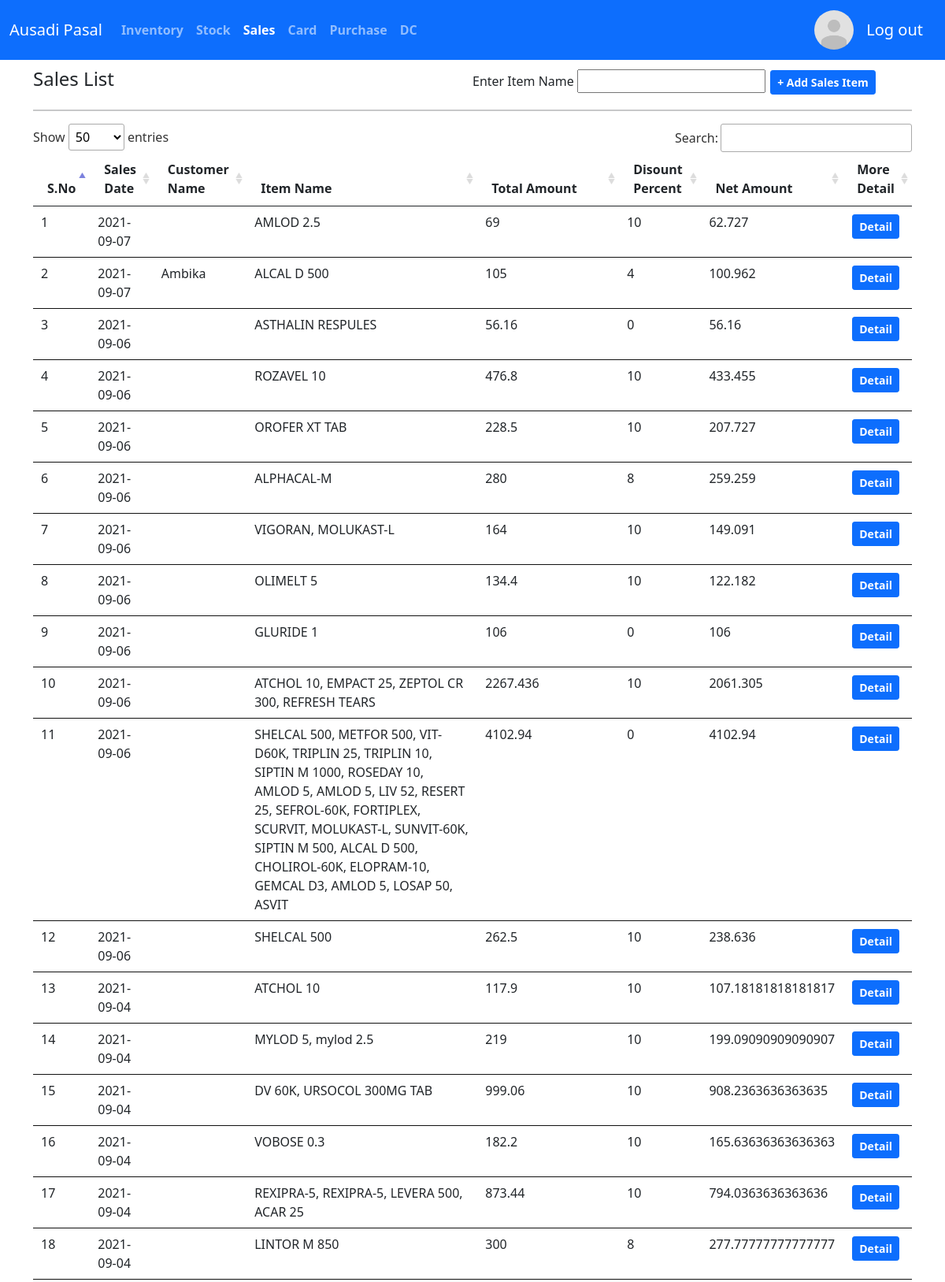
Page /sales.php (signed in, upper part) on the committed database.
### tables this page shows
CREATE TABLE `card_processed_sale` (
  `id` int(10) NOT NULL,
  `all_sales_item_id` varchar(225) NOT NULL,
  `total_amo` double NOT NULL,
  `disount_percent` int(10) NOT NULL,
  `total_net_amo` double NOT NULL,
  `process_date` datetime NOT NULL DEFAULT current_timestamp(),
  `customer_name` varchar(225) NOT NULL
);

CREATE TABLE `sales` (
  `id` int(11) NOT NULL,
  `inv_id` int(11) NOT NULL,
  `ph_id` int(11) NOT NULL,
  `qyt` int(11) NOT NULL,
  `mrp` double NOT NULL,
  `total_mrp` double NOT NULL,
  `item_name` varchar(225) NOT NULL,
  `card` int(11) NOT NULL COMMENT 'card(1):added to card, card(0):sales process done and add to card_process_sale table, card(2):sales cancel',
  `sales_date` datetime NOT NULL DEFAULT current_timestamp()
);

### db/connection.php (called while the page is built, shortened)
  <?php
  class database{
    protected function connect(){
      $this->host='localhost';
      $this->dbusername='root';
      $this->dbpassword='';
      $this->dbname='ausadipasal';
      $conn = new mysqli($this->host, $this->dbusername, $this->dbpassword);
      $sql = "CREATE DATABASE IF NOT EXISTS ".$this->dbname;
      if ($conn->query($sql) === TRUE) {
        $con=new mysqli($this->host,$this->dbusername,$this->dbpassword,$this->dbname);
        if ($con->connect_error) {
          die("DB Connection failed: " . $con->connect_error);
        }else{ return $con;}
      }else{
        $con=new mysqli($this->host,$this->dbusername,$this->dbpassword,$this->dbname);
        return $con;
      }
    }
  }
?>

### db/database.php (called while the page is built, shortened)
<?php
require "connection.php";
class query extends database{
        public function getData($table){
          $sql="SELECT * FROM $table ORDER BY id DESC";
          $result=$this->connect()->query($sql);
          if ($result->num_rows>0) {
            $arr=array();
            while($row=$result->fetch_assoc()){
              $arr[]=$row;
            }
            return $arr;
          }else{
            return 0;
          }
        }
      }
      class SalesItem extends database{
        public function getSalesDataCard0($id){
          $sql="SELECT * FROM sales WHERE id='$id' AND card='0' ";
          $result=$this->connect()->query($sql);
          if ($result->num_rows>0) {
            $arr=array();
            while($row=$result->fetch_assoc()){
              $arr=$row;
            }
            return $arr;
          }else{
            return 0;
          }
        }
      }
?>

### sales.php (the view, shortened to what this page needs)
<?php
include "db/database.php";
$obj = new query();
$obj2 = new SalesItem();
$result_itemName=0;
$SalesList='Sales List';
?>
<!DOCTYPE html>
<html>
<head>
  <link rel="stylesheet" type="text/css" href="assets/css/footer.css">
  <link rel="stylesheet" type="text/css" href="assets/css/sales.css">
  <link href="assets/css/bootstrap.min.css" rel="stylesheet">
  <link rel="stylesheet" type="text/css" href="assets/css/dataTables.min.css">
</head>
<body>
  <nav class="navbar navbar-expand-sm navbar-dark bg-primary" aria-label="Third navbar example">
    <div class="container-fluid">
      <a class="navbar-brand" href="home.php">Ausadi Pasal</a>
      <div class="collapse navbar-collapse" id="navbarsExample03">
        <ul class="navbar-nav me-auto mb-2 mb-sm-0">
          <li class="nav-item">
            <a class="nav-link " aria-current="page" href="inventory.php"><strong>Inventory</strong></a>
          </li>
          <li class="nav-item">
            <a class="nav-link" aria-current="page" href="stock.php"><strong>Stock</strong></a>
          </li>
          <li class="nav-item">
            <a class="nav-link active" href="sales.php"><strong>Sales</strong></a>
          </li>
          <li class="nav-item">
            <a class="nav-link " href="Card.php"><strong>Card</strong></a>
          </li>
          <li class="nav-item">
            <a class="nav-link " href="purchase.php" ><strong>Purchase</strong></a>
          </li>
          <li class="nav-item">
            <a class="nav-link" href="dc/index.php"><strong>DC</strong></a>
          </li>
        </ul>
      </div>
      <a class="navbar-brand" href="user/index.php">  <img  class="profile-img" src="assets/img/avatar_2x.png" alt="user"> </a>
      <a class="navbar-brand" href="db/logout.php"> Log out </a>
    </div>
  </nav>
  <div id="main">
    <section>
      <div class="container">
        <div class="flex-container">
          <div class="itemflex">
            <h4><?php
                if ($SalesList=='Record Cannot be found') {
                 echo "<spam style='color:red;font-weight:bold'>".$SalesList."</spam>";
              }else{
                 echo $SalesList;
              }
             ?></h4>
          </div>
          <div class="itemflex">
            <form action="sales.php" method="POST"  autocomplete="off">
              <label>Enter Item Name</label>
              <input list="itemNameList" name="itemName" id="itemName" type='text' required>
              <button type="submit" class='btn btn-sm btn-primary'>
                <strong>+ Add Sales Item</strong>
              </button>
            </form>
          </div>
        </div>
        <hr style="height: 2px;">
        <div>
         <?php
         $sno=0;
         if ($result_itemName){
          echo "
          <table class='table' id='myTable'>
          <thead>
          <tr>
          <th>S.No</th>
          <th>Entry Date</th>
          <th>Bill No</th>
          <th>Code</th>
          <th>Items</th>
          <th>Batch No</th>
          <th>Exp Date</th>
          <th>MRP</th>
          <th>QYT</th>
          <th>Action</th>
          </tr>
          </thead>
          <tbody>";
          foreach($result_itemName as $rows=>$row){
            $sno=$sno+1;
            $iddd=$row['id'].'/'.$row['inv_id'];
             $cardQYTarr=$obj2->getCardQyt($row['id']);
             $cardQYT=0;
            if($cardQYTarr){
              foreach ($cardQYTarr as $key => $value) {
                $cardQYT=$cardQYT+$value;
              }
              $iddd=$iddd.'-'.$cardQYT;
            }
            echo "<tr>
            <td>".$sno."</td>
            <td>".$row['date']."</td>
            <td>".$row['bill_no']."</td>
            <td>".$row['code']."</td>
            <td>".$row['item_name']."</td>
            <td>".$row['batch_no']."</td>
            <td>".$row['expire_date']."</td>
            <td>".$row['mrp']."</td>
            <td>".$row['qyt']."</td>
            <td>
            <button class='sales btn btn-sm btn-primary' id=".$iddd.">Select </button>
            </td>
            </tr>";
          }
          echo"</tbody>
          </table>
          ";
        }else{
          echo "
          <table class='table' id='myTable'>
          <thead>
          <tr>
          <th>S.No</th>
          <th>Sales Date</th>
          <th>Customer Name</th>
          <th>Item Name</th>
          <th>Total Amount</th>
          <th>Disount Percent</th>
          <th>Net Amount</th>
          <th>More Detail</th>
          </tr>
          </thead>
          <tbody>
          ";
          $result=$obj->getData('card_processed_sale');
          $sno=0;
          if ($result) {
            foreach($result as $rows=>$row){
              $sno=$sno+1;
              $arr_sales_id = explode(",",$row['all_sales_item_id']);
              $sales_item_name='';
              foreach($arr_sales_id as $key=>$value){
                $sales_data=$obj2->getSalesDataCard0($value);
                if ($sales_data) {
                  if ($sales_item_name=='') {
                    $sales_item_name=$sales_data['item_name'];
                  }else{
                    $sales_item_name=$sales_item_name.",   ";
                    $sales_item_name=$sales_item_name.$sales_data['item_name'];
                  }
                }
              }
              echo "<tr>
              <td id='sno'>".$sno."</td>
              <td>".explode(" ",$row['process_date'])[0]."</td>
              <td>".$row['customer_name']."</td>
              <td>".$sales_item_name."</td>
              <td>".$row['total_amo']."</td>
              <td>".$row['disount_percent']."</td>
              <td>".$row['total_net_amo']."</td>
              <td>
              <button class='btn btn-sm btn-primary' id='details'> <strong value='".$sno."'> Detail <strong></button>
              </td>
              </tr>";
            }
          }
          echo"
          </tbody>
          </table>
          ";
        }
        ?>
      </div>
   </div>
 </section>
</div>
</body>
</html>

### assets/css/footer.css (style rules this page uses)
html,body { height: 100%; bottom: 0; }
#main { display: flex; flex-direction: column; min-height: 97%; }
.flex-container { display: flex; margin-top: 10px; align-items: center; }
.itemflex { width: 50%; }
hr { height: 2px; }
.profile-img { width: 50px; height: 50px; border-radius: 50%; }
.btn { margin: 2px; }

### rows in the picture
card_processed_sale: process_date "2021-09-07", sales.item_name "AMLOD 2.5", total_amo "69", disount_percent "10", total_net_amo "62.727"
card_processed_sale: process_date "2021-09-07", customer_name "Ambika", sales.item_name "ALCAL D 500", total_amo "105", disount_percent "4", total_net_amo "100.962"
card_processed_sale: process_date "2021-09-06", sales.item_name "ASTHALIN RESPULES", total_amo "56.16", disount_percent "0", total_net_amo "56.16"
card_processed_sale: process_date "2021-09-06", sales.item_name "ROZAVEL 10", total_amo "476.8", disount_percent "10", total_net_amo "433.455"
card_processed_sale: process_date "2021-09-06", sales.item_name "OROFER XT TAB", total_amo "228.5", disount_percent "10", total_net_amo "207.727"
card_processed_sale: process_date "2021-09-06", sales.item_name "ALPHACAL-M", total_amo "280", disount_percent "8", total_net_amo "259.259"
card_processed_sale: process_date "2021-09-06", sales_item_name "VIGORAN, MOLUKAST-L", total_amo "164", disount_percent "10", total_net_amo "149.091"
card_processed_sale: process_date "2021-09-06", sales.item_name "OLIMELT 5", total_amo "134.4", disount_percent "10", total_net_amo "122.182"
card_processed_sale: process_date "2021-09-06", sales.item_name "GLURIDE 1", total_amo "106", disount_percent "0", total_net_amo "106"
card_processed_sale: process_date "2021-09-06", sales_item_name "ATCHOL 10, EMPACT 25, ZEPTOL CR 300, REFRESH TEARS", total_amo "2267.436", disount_percent "10", total_net_amo "2061.305"
card_processed_sale: process_date "2021-09-06", sales_item_name "SHELCAL 500, METFOR 500, VIT-D60K, TRIPLIN 25, TRIPLIN 10, SIPTIN M 1000, ROSEDAY 10, AMLOD 5, AMLOD 5, LIV 52, RESERT 25, SEFROL-60K, FORTIPLEX, SCURVIT, MOLUKAST-L, SUNVIT-60K, SIPTIN M 500, ALCAL D 500, CHOLIROL-60K, ELOPRAM-10, GEMCAL D3, AMLOD 5, LOSAP 50, ASVIT", total_amo "4102.94", disount_percent "0", total_net_amo "4102.94"
card_processed_sale: process_date "2021-09-06", sales.item_name "SHELCAL 500", total_amo "262.5", disount_percent "10", total_net_amo "238.636"
card_processed_sale: process_date "2021-09-04", sales.item_name "ATCHOL 10", total_amo "117.9", disount_percent "10", total_net_amo "107.18181818181817"
card_processed_sale: process_date "2021-09-04", sales_item_name "MYLOD 5, mylod 2.5", total_amo "219", disount_percent "10", total_net_amo "199.09090909090907"
card_processed_sale: process_date "2021-09-04", sales_item_name "DV 60K, URSOCOL 300MG TAB", total_amo "999.06", disount_percent "10", total_net_amo "908.2363636363635"
card_processed_sale: process_date "2021-09-04", sales.item_name "VOBOSE 0.3", total_amo "182.2", disount_percent "10", total_net_amo "165.63636363636363"
card_processed_sale: process_date "2021-09-04", sales_item_name "REXIPRA-5, REXIPRA-5, LEVERA 500, ACAR 25", total_amo "873.44", disount_percent "10", total_net_amo "794.0363636363636"
card_processed_sale: process_date "2021-09-04", sales.item_name "LINTOR M 850", total_amo "300", disount_percent "8", total_net_amo "277.77777777777777"

### other values in the picture
$SalesList "Sales List"
